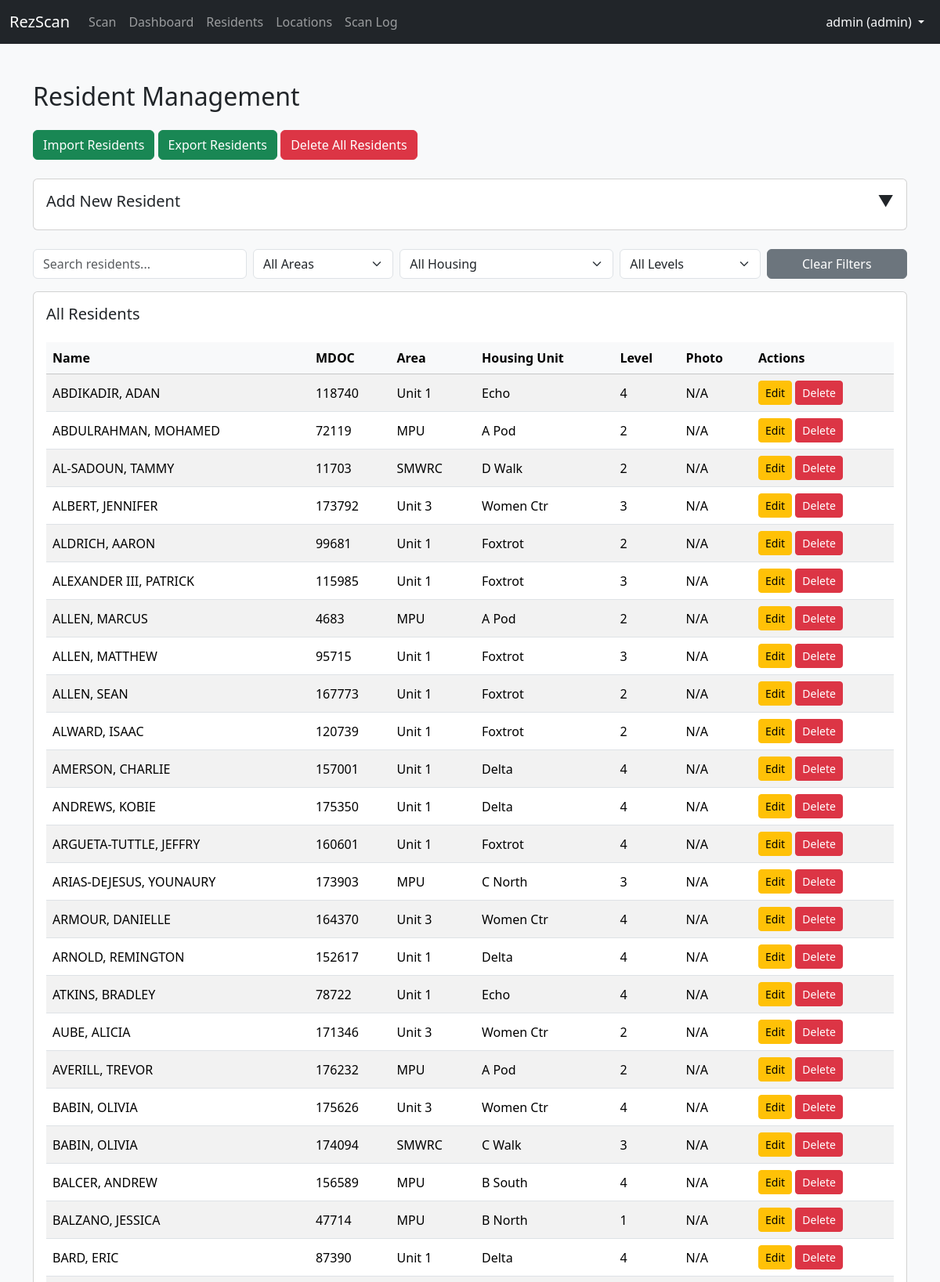
Screenshot of /admin/residents (signed in, upper part) with the database file from the repository.
### tables this page shows
CREATE TABLE residents (
                id INTEGER PRIMARY KEY AUTOINCREMENT,
                name TEXT NOT NULL,
                mdoc TEXT UNIQUE NOT NULL,
                unit TEXT,
                housing_unit TEXT,
                level TEXT,
                photo TEXT
            );

### routes/residents.py (the view, shortened to what this page needs)
@residents_bp.route('/admin/residents', methods=['GET', 'POST'], strict_slashes=False)
@login_required
def manage_residents():
    message = None
    unit_options = ["Unit 1", "Unit 2", "Unit 3", "MPU", "SMWRC"]
    housing_options = [
        "Delta", "Echo", "Foxtrot", "Dorm 5", "Dorm 6",
        "Women's Center", "A Pod", "B North", "B South",
        "B Ad North", "B Ad South", "C North", "C South", "C Center", "SMWRC"
    ]
    level_options = ["1", "2", "3", "4"]
    with get_db() as conn:
        c = conn.cursor()
        c.execute("SELECT id, name, mdoc, unit, housing_unit, level, photo FROM residents ORDER BY name")
        residents = c.fetchall()
    return render_template('residents.html', residents=residents, message=message,
                           unit_options=unit_options, housing_options=housing_options, level_options=level_options)

### models/database.py (called while the page is built)
def get_db():
    if 'db' not in g:
        db_path = current_app.config['DB_PATH']
        g.db = sqlite3.connect(db_path)
        g.db.row_factory = sqlite3.Row
    return g.db

### routes/auth.py (called while the page is built)
def login_required(f):
    @wraps(f)
    def decorated_function(*args, **kwargs):
        if 'user_id' not in session:
            flash("Please log in to access this page.", "warning")
            return redirect(url_for('auth.login'))
        return f(*args, **kwargs)
    return decorated_function

### Templates/residents.html (shortened to what this page needs)
{% extends 'layout.html' %}
{% block content %}
<h2 class="mb-4">Resident Management</h2>
<div class="mb-4">
    <a href="{{ url_for('residents_import.import_residents') }}" class="btn btn-success">Import Residents</a>
    <a href="{{ url_for('residents_export.export_residents') }}" class="btn btn-success">Export Residents</a>
    <form action="{{ url_for('residents_delete_all.delete_all_residents') }}" method="post" class="d-inline" onsubmit="return confirm('Are you sure you want to delete ALL residents?');">
        <button type="submit" class="btn btn-danger">Delete All Residents</button>
    </form>
</div>
<div class="card p-3 mb-4">
    <h5 class="card-title" data-bs-toggle="collapse" data-bs-target="#residentForm" style="cursor: pointer;">
        Add New Resident
        <span class="float-end">▼</span>
    </h5>
</div>
<div class="row g-2 mb-3 align-items-end">
    <div class="col-md-3">
        <input type="text" id="searchInput" class="form-control" placeholder="Search residents..." onkeyup="filterTable()" autocomplete="off">
    </div>
    <div class="col-md-2">
        <select id="filterArea" class="form-select" onchange="filterTable()">
            <option value="">All Areas</option>
        </select>
    </div>
    <div class="col-md-3">
        <select id="filterHousing" class="form-select" onchange="filterTable()">
            <option value="">All Housing</option>
        </select>
    </div>
    <div class="col-md-2">
        <select id="filterLevel" class="form-select" onchange="filterTable()">
            <option value="">All Levels</option>
        </select>
    </div>
    <div class="col-md-2">
        <button class="btn btn-secondary w-100" onclick="resetFilters()">Clear Filters</button>
    </div>
</div>
<div class="card p-3">
    <h5 class="card-title">All Residents</h5>
    <div class="table-responsive">
        <table id="residentsTable" class="table table-striped mt-3 align-middle">
            <thead class="table-light">
                <tr>
                    <th>Name</th>
                    <th>MDOC</th>
                    <th>Area</th>
                    <th>Housing Unit</th>
                    <th>Level</th>
                    <th>Photo</th>
                    <th>Actions</th>
                </tr>
            </thead>
            <tbody>
                {% for r in residents %}
                <tr>
                    <td>{{ r[1] }}</td>
                    <td>{{ r[2] }}</td>
                    <td>{{ r[3] }}</td>
                    <td>{{ r[4] }}</td>
                    <td>{{ r[5] }}</td>
                    <td>
                        {% if r[6] %}
                            <img src="{{ url_for('static', filename=r[6].replace('static/', '').replace('\\', '/'))|urlencode }}" alt="Photo" width="60">
                        {% else %}
                            N/A
                        {% endif %}
                    </td>
                    <td>
                        <a href="{{ url_for('residents_edit.edit_resident', mdoc=r[0]) }}" class="btn btn-sm btn-warning">Edit</a>
                        <form action="{{ url_for('residents_delete.delete_resident', mdoc=r[0]) }}" method="POST" class="d-inline" onsubmit="return confirm('Are you sure you want to delete this resident?');">
                            <button type="submit" class="btn btn-sm btn-danger">Delete</button>
                        </form>
                    </td>
                </tr>
                {% endfor %}
            </tbody>
        </table>
    </div>
</div>
{% endblock %}

### rows the page displays
residents: name "ABDIKADIR, ADAN", mdoc "118740", unit "Unit 1", housing_unit "Echo", level "4", photo "N/A"
residents: name "ABDULRAHMAN, MOHAMED", mdoc "72119", unit "MPU", housing_unit "A Pod", level "2", photo "N/A"
residents: name "AL-SADOUN, TAMMY", mdoc "11703", unit "SMWRC", housing_unit "D Walk", level "2", photo "N/A"
residents: name "ALBERT, JENNIFER", mdoc "173792", unit "Unit 3", housing_unit "Women Ctr", level "3", photo "N/A"
residents: name "ALDRICH, AARON", mdoc "99681", unit "Unit 1", housing_unit "Foxtrot", level "2", photo "N/A"
residents: name "ALEXANDER III, PATRICK", mdoc "115985", unit "Unit 1", housing_unit "Foxtrot", level "3", photo "N/A"
residents: name "ALLEN, MARCUS", mdoc "4683", unit "MPU", housing_unit "A Pod", level "2", photo "N/A"
residents: name "ALLEN, MATTHEW", mdoc "95715", unit "Unit 1", housing_unit "Foxtrot", level "3", photo "N/A"
residents: name "ALLEN, SEAN", mdoc "167773", unit "Unit 1", housing_unit "Foxtrot", level "2", photo "N/A"
residents: name "ALWARD, ISAAC", mdoc "120739", unit "Unit 1", housing_unit "Foxtrot", level "2", photo "N/A"
residents: name "AMERSON, CHARLIE", mdoc "157001", unit "Unit 1", housing_unit "Delta", level "4", photo "N/A"
residents: name "ANDREWS, KOBIE", mdoc "175350", unit "Unit 1", housing_unit "Delta", level "4", photo "N/A"
residents: name "ARGUETA-TUTTLE, JEFFRY", mdoc "160601", unit "Unit 1", housing_unit "Foxtrot", level "4", photo "N/A"
residents: name "ARIAS-DEJESUS, YOUNAURY", mdoc "173903", unit "MPU", housing_unit "C North", level "3", photo "N/A"
residents: name "ARMOUR, DANIELLE", mdoc "164370", unit "Unit 3", housing_unit "Women Ctr", level "4", photo "N/A"
residents: name "ARNOLD, REMINGTON", mdoc "152617", unit "Unit 1", housing_unit "Delta", level "4", photo "N/A"
residents: name "ATKINS, BRADLEY", mdoc "78722", unit "Unit 1", housing_unit "Echo", level "4", photo "N/A"
residents: name "AUBE, ALICIA", mdoc "171346", unit "Unit 3", housing_unit "Women Ctr", level "2", photo "N/A"
residents: name "AVERILL, TREVOR", mdoc "176232", unit "MPU", housing_unit "A Pod", level "2", photo "N/A"
residents: name "BABIN, OLIVIA", mdoc "175626", unit "Unit 3", housing_unit "Women Ctr", level "4", photo "N/A"
residents: name "BABIN, OLIVIA", mdoc "174094", unit "SMWRC", housing_unit "C Walk", level "3", photo "N/A"
residents: name "BALCER, ANDREW", mdoc "156589", unit "MPU", housing_unit "B South", level "4", photo "N/A"
residents: name "BALZANO, JESSICA", mdoc "47714", unit "MPU", housing_unit "B North", level "1", photo "N/A"
residents: name "BARD, ERIC", mdoc "87390", unit "Unit 1", housing_unit "Delta", level "4", photo "N/A"

### other values shown
{{ session['username'] }} "admin"
{{ session['role'] }} "admin"
